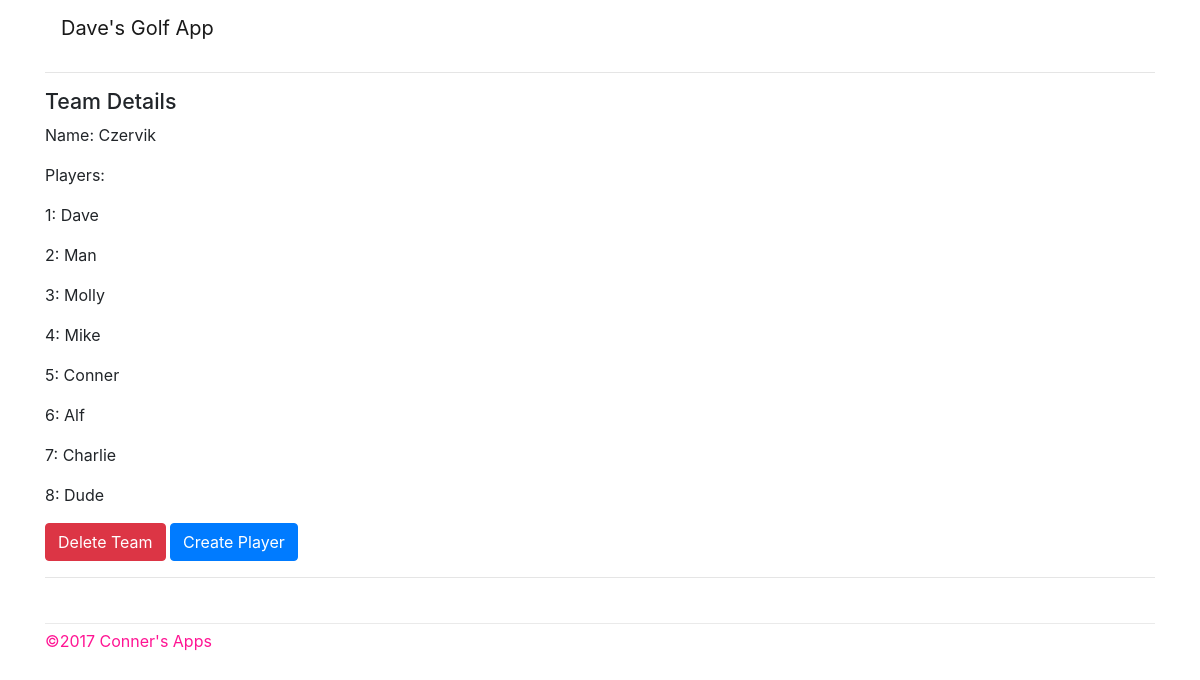
/teams/1/, run on the app's committed database.
### golf/models.py (models this page shows, shortened)
class Team(models.Model):
    name = models.CharField(max_length=50, unique=True)

class Player(models.Model):
    name = models.CharField(max_length=50, unique=True)
    handicap = models.IntegerField()
    team = models.ForeignKey('Team', on_delete=models.CASCADE)

### golf/teams/views.py (the view)
# urls.py: url(r'^(?P<pk>\d+)/$', views.detail, name="detail"),
def detail(request, pk, **kwargs):
    team = get_object_or_404(Team, pk=pk)
    players = team.player_set.all().order_by('handicap')
    return render(request, 'golf/teams/detail.html',
            {
                'team': team,
                'players': players,
            }
        )

### golf/templates/golf/teams/detail.html
{% extends 'layout.html' %}
{% block content %}
  <h2>
      {% block pagetitle %}
      Team Details
      {% endblock %}
  </h2>
  <p>Name: {{ team.name }}</p>
  <p>Players: </p>
  {% for player in players%}
  <p>{{ forloop.counter }}: {{ player.name }}</p>
  {% empty %}
  <p>No players at this time</p>
  {% endfor %}
  <a role="button" class="btn btn-danger confirm-delete"
    href="{% url 'golf:teams:delete' team.pk %}">Delete Team</a>
  <a role="button" class="btn btn-primary confirm-delete"
    href="{% url 'golf:player:create' %}">Create Player</a>
{% endblock %}

### core/static/golf/css/style.css (style rules this page uses)
#content h2 { font-size: 16pt; }

### data on the page
Team: name "Czervik"
Player: name "Dave"
Player: name "Man"
Player: name "Molly"
Player: name "Mike"
Player: name "Conner"
Player: name "Alf"
Player: name "Charlie"
Player: name "Dude"
